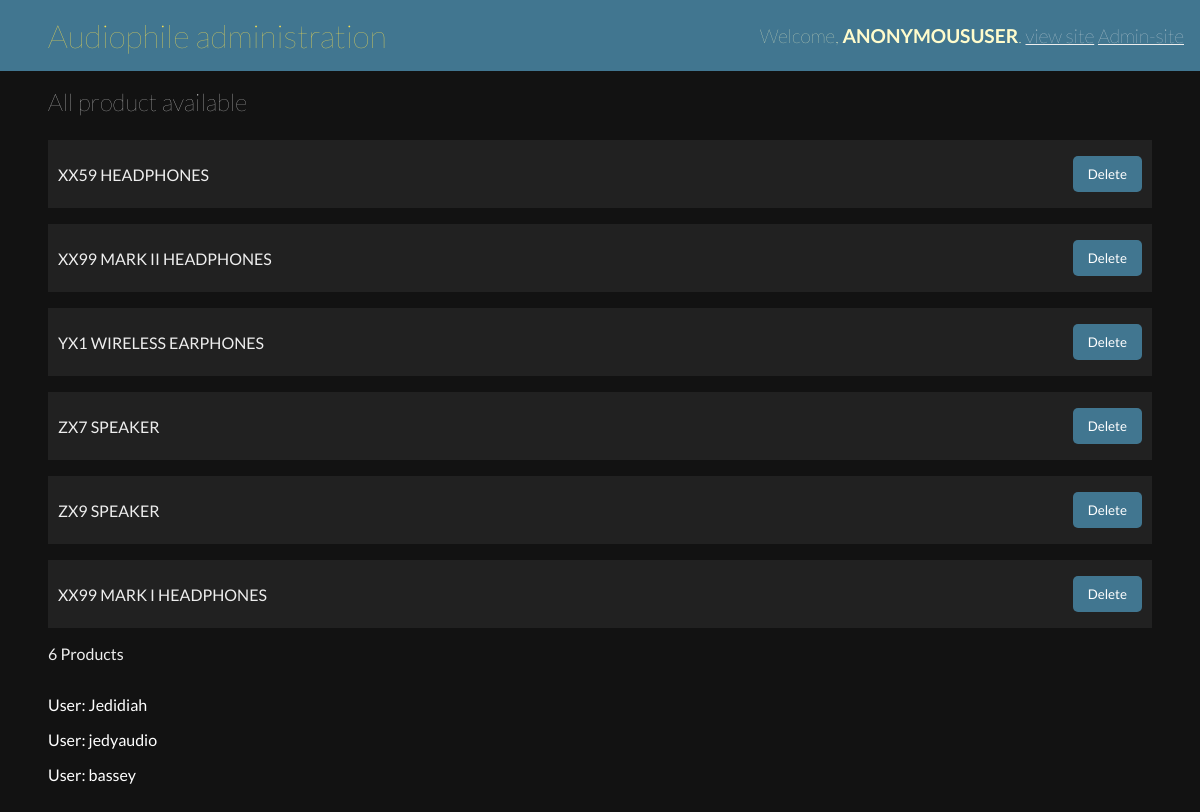
The page /Admin_Product on the database as committed earlier.
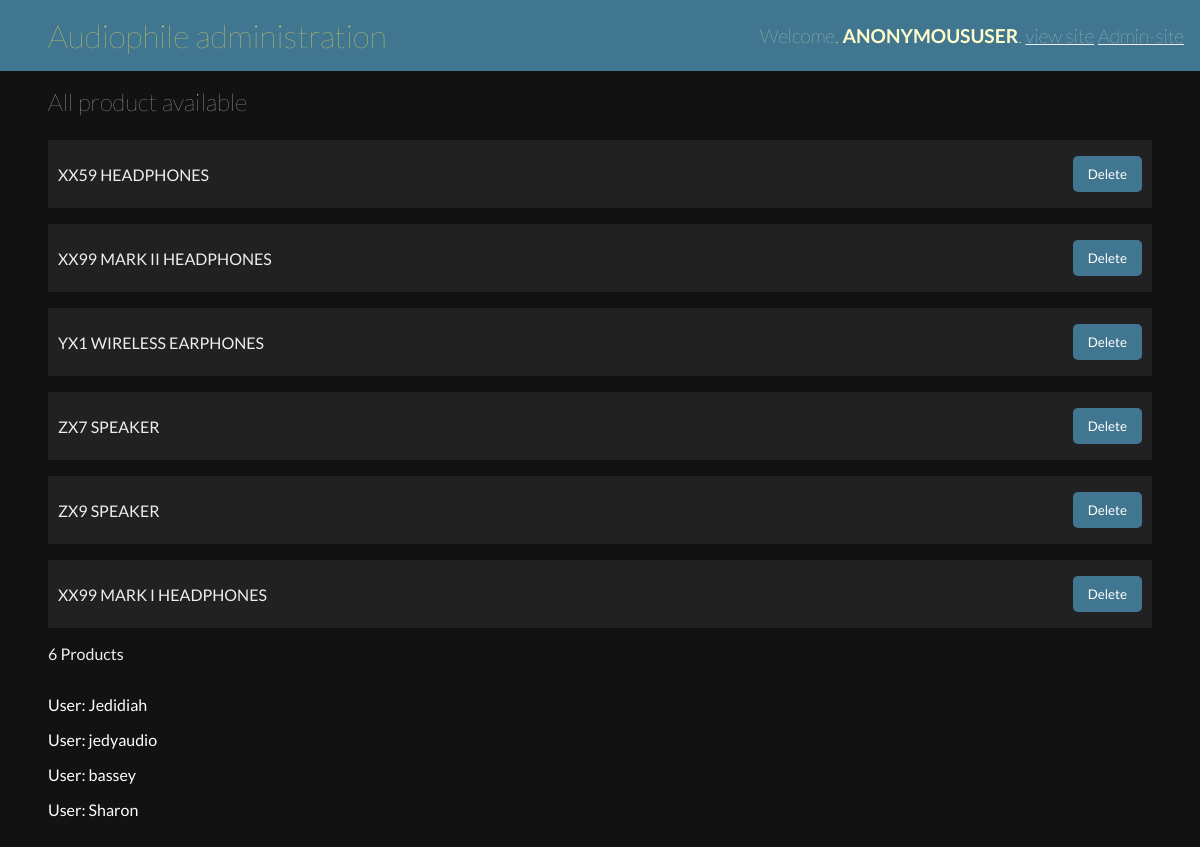
The same page on the database as committed later.
### commerce/models.py (models this page shows, shortened)
class Product(models.Model):
    Title = models.CharField(max_length = 200)
    Product_Name = models.CharField(max_length = 10000,default='')
    Product_Description = models.CharField(max_length = 10000)
    Product_Features = models.CharField(max_length = 10000)
    Amount = models.IntegerField()
    Product_Image =  models.CharField(max_length = 700000, default='')
    SideImage_1 =  models.CharField(max_length = 700000, default='')
    SideImage_2 =  models.CharField(max_length = 700000, default='')
    SideImage_3 =  models.CharField(max_length = 700000, default='')

class User(AbstractUser):
    Cart = models.ManyToManyField('Product',related_name='cart',blank = True)

### commerce/views.py (the view)
# urls.py: path('Admin_Product',audiophile.adminproduct,name='adminproduct'),
    def adminproduct(request):
        allProducts = Product.objects.all()
        allusers =  User.objects.all()
        if request.method =='POST':
            prodTitle = request.POST['producttitle']
            Product.objects.filter(Title = prodTitle).delete()
        return render(request,'commerce/adminproduct.html',{'allProducts':allProducts,'allusers':allusers})

### commerce/templates/commerce/adminproduct.html (shortened to what this page needs)
{% load static %}
<!DOCTYPE html>
<html lang="en">
<head>
    <link rel="stylesheet" href="{% static 'commerce/audioadmin.css' %}">
</head>
<body>
    <div class="container">
        <div class="top_nav">
            <div class="left">
                <h1>Audiophile administration</h1>
            </div>
            <div class="right">
                <h1>Welcome, <span>{{request.user}}</span>. <a href="{% url 'index' %}">view site</a> <a href="{% url 'admin_create'  %}">Admin-site</a></h1>
            </div>
        </div>
        <main id="adminproduct">
            <h2>All product available</h2>
            <div class="products">
                {% for allProduct in allProducts %}
                    <section>
                        <div>
                            <p>{{allProduct.Title}}</p>
                        </div>
                       <div id="delete_div">
                            <form action="{% url 'adminproduct' %}" method="POST">
                                <input type="submit" value="Delete">
                            </form>
                       </div>
                    </section>
                {% empty %}
                    <p>No products yet</p>
                {% endfor %}
                {{allProducts.count}} Products
            </div>
            <div style="color: white;padding-top:2em " class="user">
                {% for alluser in allusers %}
                    <div style="margin-bottom: 1em">
                        <p>User: {{alluser.username}}</p>
                    </div>
                {% empty %}
                    <p>No user</p>
                {% endfor %}
            </div>
        </main>
    </div>
</body>
</html>

Rows that differ between the two databases and show on the page:
added User: username "Sharon"
